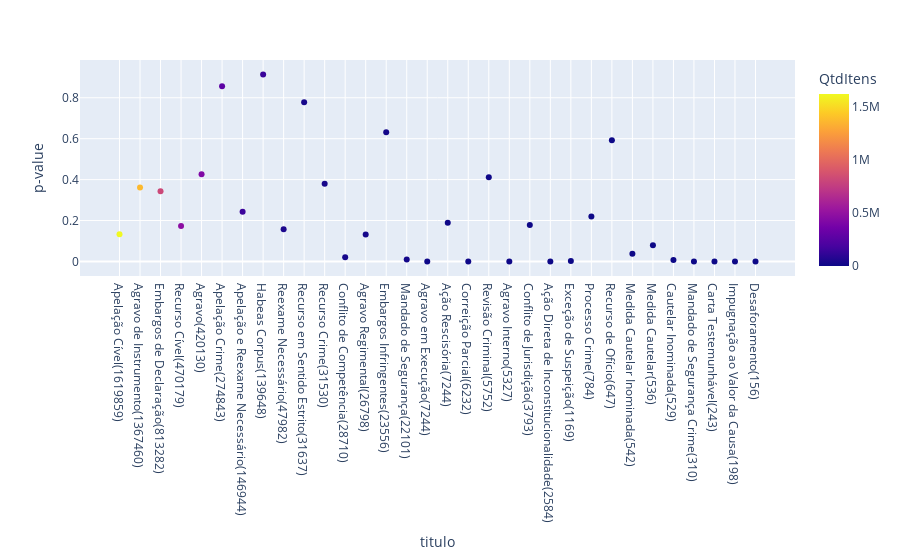

This figure's notebook cell:
### Markdown cell above
<div class="alert alert-info"><h1>Grafico P-value, por quantidade de processos por tipo de processo </h1>
    <hr/>
    
</div>

### Code cell
fig = px.scatter(dfResultPvalue[dfResultPvalue['observ']>100],'titulo','p-value',color='QtdItens',hover_data=['QtdItens', 'adf', 'lags', 'observ',
       'criticals','resumo'])
fig.show()

### Figure 1 — Plotly figure (JSON) as saved in the notebook; plotly's stock layout.template omitted (floating-point values rounded to 4 significant figures; data arrays with more than 128 entries replaced by an {"elided": "..."} marker saying what was removed)
{"data": [{"customdata": {"elided": "32x6 mixed values"}, "hovertemplate": "titulo=%{x}<br>p-value=%{y}<br>QtdItens=%{marker.color}<br>adf=%{customdata[1]}<br>lags=%{customdata[2]}<br>observ=%{customdata[3]}<br>criticals=%{customdata[4]}<br>resumo=%{customdata[5]}<extra></extra>", "legendgroup": "", "marker": {"color": [1619859, 1367460, 813282, 470179, 420130, 274843, 146944, 139648, 47982, 31637, 31530, 28710, 26798, 23556, 22101, 7244, 7244, 6232, 5752, 5327, 3793, 2584, 1169, 784, 647, 542, 536, 529, 310, 243, 198, 156], "coloraxis": "coloraxis", "symbol": "circle"}, "mode": "markers", "name": "", "showlegend": false, "type": "scatter", "x": ["Apelação Cível(1619859)", "Agravo de Instrumento(1367460)", "Embargos de Declaração(813282)", "Recurso Cível(470179)", "Agravo(420130)", "Apelação Crime(274843)", "Apelação e Reexame Necessário(146944)", "Habeas Corpus(139648)", "Reexame Necessário(47982)", "Recurso em Sentido Estrito(31637)", "Recurso Crime(31530)", "Conflito de Competência(28710)", "Agravo Regimental(26798)", "Embargos Infringentes(23556)", "Mandado de Segurança(22101)", "Agravo em Execução(7244)", "Ação Rescisória(7244)", "Correição Parcial(6232)", "Revisão Criminal(5752)", "Agravo Interno(5327)", "Conflito de Jurisdição(3793)", "Ação Direta de Inconstitucionalidade(2584)", "Exceção de Suspeição(1169)", "Processo Crime(784)", "Recurso de Ofício(647)", "Medida Cautelar Inominada(542)", "Medida Cautelar(536)", "Cautelar Inominada(529)", "Mandado de Segurança Crime(310)", "Carta Testemunhável(243)", "Impugnação ao Valor da Causa(198)", "Desaforamento(156)"], "xaxis": "x", "y": [0.1326, 0.3617, 0.3426, 0.1737, 0.4258, 0.8564, 0.243, 0.9136, 0.1574, 0.7777, 0.3803, 0.02013, 0.1318, 0.6316, 0.008967, 1.667e-07, 0.1893, 1.084e-11, 0.4119, 2.749e-07, 0.1781, 3.356e-21, 0.001864, 0.22, 0.5922, 0.03708, 0.07888, 0.007124, 1.488e-10, 4.912e-05, 1.511e-05, 1.052e-19], "yaxis": "y"}], "layout": {"coloraxis": {"colorbar": {"title": {"text": "QtdItens"}}, "colorscale": [[0, "#0d0887"], [0.1111, "#46039f"], [0.2222, "#7201a8"], [0.3333, "#9c179e"], [0.4444, "#bd3786"], [0.5556, "#d8576b"], [0.6667, "#ed7953"], [0.7778, "#fb9f3a"], [0.8889, "#fdca26"], [1, "#f0f921"]]}, "legend": {"tracegroupgap": 0}, "margin": {"t": 60}, "xaxis": {"anchor": "y", "domain": [0, 1], "title": {"text": "titulo"}}, "yaxis": {"anchor": "x", "domain": [0, 1], "title": {"text": "p-value"}}}}
